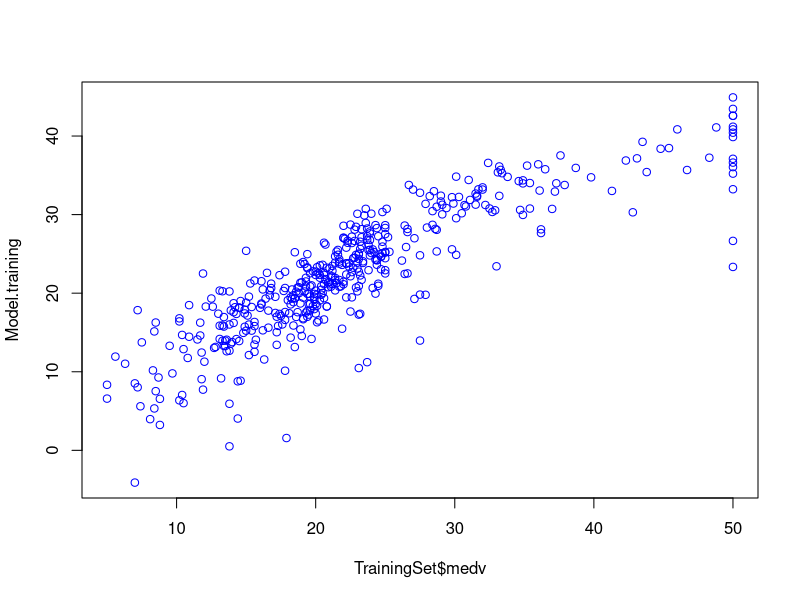
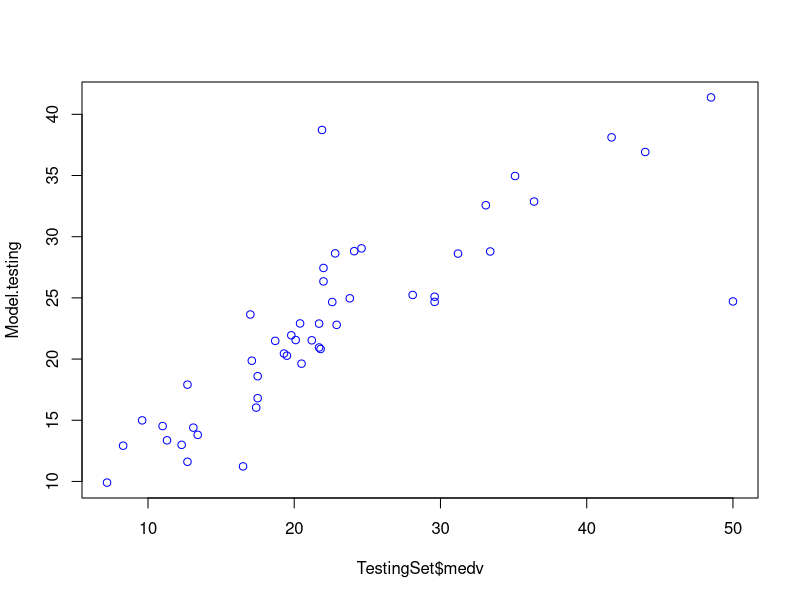

Generate these figures, in order, with R:
#import
library(mlbench)
library(caret)

#load data
data(BostonHousing)

#view head
head(BostonHousing)

#check NaNs
sum(is.na(BostonHousing))

set.seed(100)


TrainingIndex <- createDataPartition(BostonHousing$medv, p=0.9, list = FALSE)
TrainingSet <- BostonHousing[TrainingIndex,]
TestingSet <- BostonHousing[-TrainingIndex,]


Model <- train(medv ~ ., data = TrainingSet,
               method = 'lm',
               na.action = na.omit,
               preProcess=c('scale', 'center'),
               treControl= trainControl(method='none')
)

Model.training <-predict(Model,TrainingSet)
Model.testing <-predict(Model, TestingSet)

#plotting
plot(TrainingSet$medv, Model.training, col = 'blue')
plot(TestingSet$medv, Model.testing, col = 'blue')


#performance
  summary(Model)




